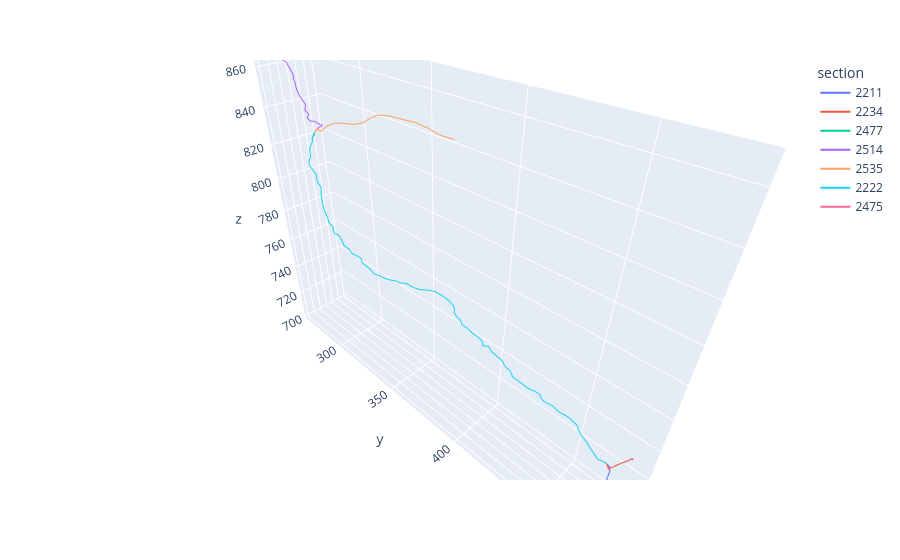

This figure's notebook cell:
### Markdown cell above
Increase complexity by extracting sections from the real tree\
Greater complexity = larger sections & more branches

### Code cell
swc = swcs[0]
swc_list = load.swc(swc)

complexity = 0.9
data_generator = neuron_data.DataGenerator()

# Determine subtree extraction mode
# possible modes: "no_branch", "one_branch", "any_branch"
subtree_mode = data_generator._complexity_to_mode(complexity)
print(f"Using subtree extraction mode: {subtree_mode}")
# Determine target path length based on complexity and mode
target_path_len = 50.0 + {"no_branch": 100.0,
                            "one_branch": 500.0,
                            "any_branch": 5000.0}[subtree_mode] * complexity
print(f"Using target path length: {target_path_len}")

subtrees = data_generator.get_subtrees(swc_list, target_path_len, num_subtrees=1, mode=subtree_mode)
subtree = subtrees[0]
sections, sections_graph = load.parse_swc(subtree)
plot_sections(sections)

### Figure 1 — Plotly figure (JSON) as saved in the notebook; plotly's stock layout.template omitted (floating-point values rounded to 4 significant figures)
{"data": [{"hovertemplate": "section=2211<br>x=%{x}<br>y=%{y}<br>z=%{z}<extra></extra>", "legendgroup": "2211", "line": {"color": "#636efa", "dash": "solid"}, "marker": {"symbol": "circle"}, "mode": "lines", "name": "2211", "scene": "scene", "showlegend": true, "type": "scatter3d", "x": [52.2, 52.2, 52.2, 52.4, 53.8, 53.8, 52.4, 52.2, 52.2, 52.2, 52.2, 52.2], "y": [474.6, 472.7, 471.1, 470.2, 469.5, 468.9, 468.7, 468.7, 468.7, 468.3, 467.6, 466.3], "z": [703.5, 705.8, 708.4, 709.2, 709.9, 711.0, 712.1, 713.2, 715.0, 716.4, 717.6, 718.0]}, {"hovertemplate": "section=2234<br>x=%{x}<br>y=%{y}<br>z=%{z}<extra></extra>", "legendgroup": "2234", "line": {"color": "#EF553B", "dash": "solid"}, "marker": {"symbol": "circle"}, "mode": "lines", "name": "2234", "scene": "scene", "showlegend": true, "type": "scatter3d", "x": [58.2, 57.0, 55.8, 54.0, 54.0, 54.6, 55.8, 55.8, 55.8, 55.8, 55.6, 54.2, 52.2], "y": [477.5, 477.1, 476.9, 476.0, 474.7, 473.1, 471.5, 470.2, 469.6, 469.2, 468.8, 468.0, 466.3], "z": [738.4, 737.4, 736.2, 733.5, 730.6, 728.2, 726.0, 723.1, 722.6, 721.1, 719.8, 719.2, 718.0]}, {"hovertemplate": "section=2477<br>x=%{x}<br>y=%{y}<br>z=%{z}<extra></extra>", "legendgroup": "2477", "line": {"color": "#00cc96", "dash": "solid"}, "marker": {"symbol": "circle"}, "mode": "lines", "name": "2477", "scene": "scene", "showlegend": true, "type": "scatter3d", "x": [79.2, 77.4, 77.2], "y": [299.5, 299.6, 299.7], "z": [832.6, 835.6, 836.0]}, {"hovertemplate": "section=2514<br>x=%{x}<br>y=%{y}<br>z=%{z}<extra></extra>", "legendgroup": "2514", "line": {"color": "#ab63fa", "dash": "solid"}, "marker": {"symbol": "circle"}, "mode": "lines", "name": "2514", "scene": "scene", "showlegend": true, "type": "scatter3d", "x": [73.8, 72.2, 71.4, 70.0, 68.6, 68.4, 68.4, 68.4, 69.0, 70.0, 70.2, 70.2, 70.2, 70.2, 70.2, 70.2, 70.2, 72.0, 72.0, 72.6, 73.8, 73.8, 73.6, 72.2, 72.0, 72.0, 72.0, 72.0, 72.0, 72.2, 72.8, 73.8, 74.8, 75.4, 75.8, 76.2, 76.8, 77.2], "y": [267.7, 267.7, 267.7, 267.7, 268.1, 268.5, 269.4, 271.5, 273.7, 274.3, 275.5, 276.1, 276.2, 276.6, 278.2, 280.4, 282.9, 284.6, 287.4, 288.1, 288.8, 289.9, 291.1, 292.4, 296.0, 296.5, 297.1, 297.7, 298.3, 298.8, 299.2, 299.5, 299.7, 299.9, 300.0, 300.0, 299.9, 299.7], "z": [866.2, 864.4, 863.4, 862.1, 861.2, 859.8, 858.9, 856.8, 855.0, 854.8, 854.2, 853.0, 851.3, 850.0, 847.3, 845.4, 843.6, 841.7, 840.4, 840.0, 839.4, 838.6, 838.1, 838.0, 837.5, 837.4, 837.4, 837.4, 837.4, 837.4, 837.4, 837.4, 837.4, 837.2, 836.8, 836.5, 836.2, 836.0]}, {"hovertemplate": "section=2535<br>x=%{x}<br>y=%{y}<br>z=%{z}<extra></extra>", "legendgroup": "2535", "line": {"color": "#FFA15A", "dash": "solid"}, "marker": {"symbol": "circle"}, "mode": "lines", "name": "2535", "scene": "scene", "showlegend": true, "type": "scatter3d", "x": [59.4, 61.36, 62.87, 64.94, 67.24, 68.34, 69.7, 69.99, 70.2, 70.78, 72.08, 73.21, 73.99, 75.5, 76.77, 77.19, 77.2, 76.8, 76.2, 75.8, 76.2, 77.4], "y": [375.1, 369.1, 363.5, 357.8, 351.9, 345.9, 340.0, 334.6, 329.5, 323.9, 318.0, 312.1, 306.7, 302.0, 302.5, 302.3, 302.0, 301.6, 301.3, 301.1, 300.3, 299.7], "z": [847.5, 848.2, 850.1, 851.7, 852.2, 852.3, 851.7, 849.1, 845.9, 843.9, 843.2, 842.2, 839.9, 836.2, 837.4, 837.8, 838.0, 838.0, 837.8, 837.6, 836.8, 836.0]}, {"hovertemplate": "section=2222<br>x=%{x}<br>y=%{y}<br>z=%{z}<extra></extra>", "legendgroup": "2222", "line": {"color": "#19d3f3", "dash": "solid"}, "marker": {"symbol": "circle"}, "mode": "lines", "name": "2222", "scene": "scene", "showlegend": true, "type": "scatter3d", "x": [52.2, 52.2, 53.8, 54.0, 54.0, 54.0, 54.0, 54.0, 54.0, 54.0, 54.0, 54.0, 54.0, 54.6, 55.8, 55.8, 57.0, 57.6, 57.6, 57.6, 57.6, 57.6, 57.6, 57.6, 57.6, 57.6, 57.6, 55.8, 55.6, 54.0, 54.0, 54.0, 52.2, 52.2, 52.8, 54.0, 52.8, 52.2, 52.2, 52.2, 52.2, 52.2, 52.2, 51.0, 51.0, 50.4, 50.2, 48.8, 48.6, 48.6, 48.6, 48.6, 49.2, 50.4, 52.4, 55.2, 55.8, 55.8, 56.0, 58.8, 59.4, 61.2, 63.2, 64.8, 66.6, 66.6, 67.2, 68.2, 67.2, 68.4, 70.0, 70.2, 71.8, 72.0, 72.0, 72.6, 73.8, 73.8, 73.8, 73.8, 75.6, 75.6, 75.6, 75.6, 75.6, 75.6, 75.6, 77.4, 77.4, 79.2, 80.8, 81.0, 81.0, 81.0, 81.0, 81.0, 81.0, 79.2, 79.0, 77.6, 77.4], "y": [466.3, 465.1, 462.5, 460.4, 458.0, 455.9, 453.3, 451.2, 450.3, 450.0, 448.9, 447.3, 446.6, 443.6, 440.7, 437.5, 434.9, 433.7, 432.2, 431.3, 430.6, 427.9, 426.6, 426.2, 422.5, 418.9, 414.7, 411.6, 408.2, 404.9, 401.4, 397.9, 395.1, 393.9, 392.7, 391.9, 391.2, 388.9, 387.3, 386.9, 383.1, 379.8, 375.9, 373.5, 370.7, 369.5, 368.2, 367.3, 366.6, 366.3, 363.5, 360.1, 356.7, 354.1, 351.0, 347.9, 344.5, 340.9, 336.8, 334.6, 332.1, 329.6, 327.0, 324.6, 321.9, 319.3, 316.5, 314.4, 312.3, 309.9, 307.7, 305.6, 304.0, 302.5, 300.7, 299.7, 299.3, 298.5, 298.3, 298.3, 297.9, 297.0, 295.4, 294.2, 294.1, 294.3, 295.2, 295.3, 295.3, 295.5, 295.9, 297.0, 297.8, 298.7, 298.9, 298.9, 299.0, 299.5, 299.5, 299.5, 299.7], "z": [718.0, 718.0, 719.1, 721.2, 723.0, 725.0, 726.6, 728.7, 729.6, 731.2, 731.8, 732.0, 732.6, 733.6, 734.4, 735.4, 736.6, 737.0, 737.3, 738.2, 739.4, 739.6, 739.2, 738.9, 738.4, 739.0, 739.0, 739.6, 740.2, 740.6, 741.4, 742.0, 741.6, 741.8, 741.4, 742.0, 742.7, 743.2, 743.4, 743.6, 744.0, 745.0, 745.2, 746.2, 746.8, 747.2, 747.6, 748.1, 749.2, 750.0, 751.4, 752.2, 752.8, 754.0, 754.4, 754.6, 754.0, 753.4, 753.4, 754.1, 754.4, 754.7, 755.6, 757.0, 757.8, 759.4, 760.6, 762.2, 763.6, 765.0, 766.5, 768.6, 770.6, 773.2, 775.6, 776.2, 777.2, 778.2, 779.8, 781.0, 784.2, 787.6, 790.1, 793.1, 797.2, 801.2, 804.5, 808.0, 812.2, 815.6, 818.9, 822.0, 822.9, 823.8, 825.4, 827.2, 828.4, 831.4, 833.2, 834.5, 836.0]}, {"hovertemplate": "section=2475<br>x=%{x}<br>y=%{y}<br>z=%{z}<extra></extra>", "legendgroup": "2475", "line": {"color": "#FF6692", "dash": "solid"}, "marker": {"symbol": "circle"}, "mode": "lines", "name": "2475", "scene": "scene", "showlegend": true, "type": "scatter3d", "x": [77.2, 77.4], "y": [299.7, 299.7], "z": [836.0, 836.0]}], "layout": {"legend": {"title": {"text": "section"}, "tracegroupgap": 0}, "margin": {"t": 60}, "scene": {"aspectmode": "data", "domain": {"x": [0, 1], "y": [0, 1]}, "xaxis": {"title": {"text": "x"}}, "yaxis": {"title": {"text": "y"}}, "zaxis": {"title": {"text": "z"}}}}}
